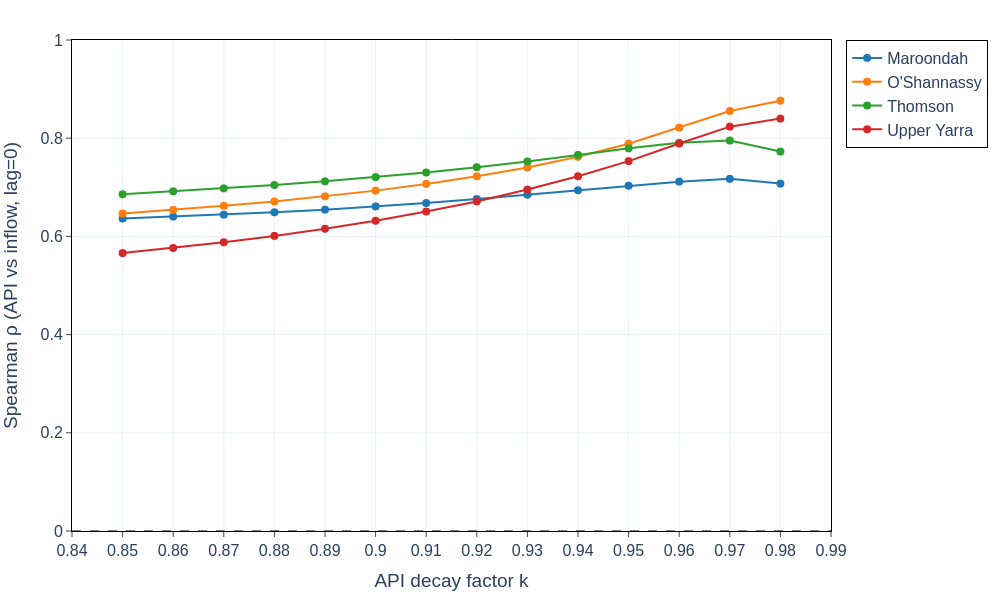

The Python source for this figure:
# filename: api_calibration_spearman.py
import pandas as pd
import numpy as np
import plotly.graph_objects as go
import plotly.io as pio
from scipy.stats import spearmanr

file_name = "MWC_raw_water_reservoirs_2015_2019.xlsx"

# Load relevant sheets
xls = pd.ExcelFile(file_name)
df_rainfall = pd.read_excel(xls, sheet_name="MajorCatchmentRainfal")
df_inflow = pd.read_excel(xls, sheet_name="MajorStorageStreamflow")

# Convert recorddate to datetime if not already
df_rainfall['recorddate'] = pd.to_datetime(df_rainfall['recorddate'])
df_inflow['recorddate'] = pd.to_datetime(df_inflow['recorddate'])

# Rename inflow column for convenience
df_inflow = df_inflow.rename(columns={"Streamflow into reservoir (ML/d)":"inflow_ML_d"})

# Define reservoirs with both rainfall and inflow data
rainfall_dams = set(df_rainfall['dam'].unique())
inflow_dams = set(df_inflow['dam'].unique())
common_dams = sorted(list(rainfall_dams.intersection(inflow_dams)))

# Define analysis full period
start_date = pd.Timestamp("2015-01-01")
end_date = pd.Timestamp("2019-12-31")

# Filter full period data and subset dams
df_rainfall = df_rainfall[(df_rainfall['recorddate'] >= start_date) & (df_rainfall['recorddate'] <= end_date) & (df_rainfall['dam'].isin(common_dams))]
df_inflow = df_inflow[(df_inflow['recorddate'] >= start_date) & (df_inflow['recorddate'] <= end_date) & (df_inflow['dam'].isin(common_dams))]

# Pivot rainfall and inflow to wide format to align date/dam
pivot_rainfall = df_rainfall.pivot(index='recorddate', columns='dam', values='rainfall_mm')
pivot_inflow = df_inflow.pivot(index='recorddate', columns='dam', values='inflow_ML_d')

# Fill missing rainfall within date range with 0 for each dam
pivot_rainfall = pivot_rainfall.reindex(pd.date_range(start_date, end_date, freq='D'))
pivot_rainfall = pivot_rainfall.fillna(0)

results = []
k_values = np.round(np.arange(0.85, 0.981, 0.01), 3)  # k from 0.85 to 0.98 inclusive, step 0.01

for dam in common_dams:
    rain_series = pivot_rainfall[dam]
    inflow_series = pivot_inflow[dam]
    
    # Align inflow series index to rainfall index, drop missing inflow after reindexing
    # Reindex inflow to full date range as well (missing means no inflow data)
    inflow_series = inflow_series.reindex(rain_series.index)
    
    # Initialize API array
    api_series = pd.Series(index=rain_series.index, dtype=float)
    
    for k in k_values:
        # Compute API recursively: API_t = P_t + k * API_{t-1}
        api_vals = np.zeros(len(rain_series))
        # Initialize first API value at day 0 as rainfall day 0
        if len(rain_series) == 0:
            results.append({'dam': dam, 'k': k, 'spearman_rho': np.nan, 'n_pairs': 0})
            continue
        api_vals[0] = rain_series.iat[0]
        for t in range(1, len(rain_series)):
            api_vals[t] = rain_series.iat[t] + k * api_vals[t-1]
        
        api_series.loc[rain_series.index] = api_vals
        
        # Create DataFrame and drop missing inflow or API if any (API has no NaNs here)
        combined = pd.DataFrame({'API': api_series, 'inflow': inflow_series}).dropna()
        n_pairs = combined.shape[0]
        if n_pairs == 0:
            rho = np.nan
        else:
            rho, _ = spearmanr(combined['API'], combined['inflow'])
        results.append({'dam': dam, 'k': k, 'spearman_rho': rho, 'n_pairs': n_pairs})

# Assemble results DataFrame
df_results = pd.DataFrame(results)

# Plot
fig = go.Figure()

colors = ['#1f77b4', '#ff7f0e', '#2ca02c', '#d62728']  # Distinct default plotly colors, 4 reservoirs
color_map = dict(zip(common_dams, colors))

for dam in common_dams:
    df_dam = df_results[df_results['dam'] == dam]
    fig.add_trace(go.Scatter(
        x=df_dam['k'],
        y=df_dam['spearman_rho'],
        mode='lines+markers',
        name=dam,
        line=dict(color=color_map[dam]),
        marker=dict(size=8)
    ))

# Add horizontal zero line
fig.add_hline(y=0, line=dict(color='black', width=1, dash='dash'))

# Update layout
fig.update_layout(
    xaxis=dict(
        title='API decay factor k',
        dtick=0.01,
        range=[0.84,0.99],
        showgrid=True,
        zeroline=False,
        linecolor='black',
        ticks='outside',
        mirror=True,
    ),
    yaxis=dict(
        title='Spearman ρ (API vs inflow, lag=0)',
        range=[0,1],  # Modified to 0 to 1 as requested
        showgrid=True,
        zeroline=False,
        linecolor='black',
        ticks='outside',
        mirror=True,
    ),
    legend=dict(
        bordercolor='black',
        borderwidth=1,
    ),
    template='plotly_white',
    font=dict(size=16),
    margin=dict(t=40,b=40,l=60,r=40),
    hovermode='x unified'
)

# Save outputs
base_name = "api_calibration_spearman"
csv_filename = f"{base_name}.csv"
html_filename = f"{base_name}.html"
png_filename = f"{base_name}.png"
py_filename = f"{base_name}.py"

df_results.to_csv(csv_filename, index=False)

pio.write_html(fig, file=html_filename, include_plotlyjs='cdn', full_html=True, config={'displayModeBar': True})
fig.write_image(png_filename, width=1000, height=600, scale=1, engine='kaleido')

print(py_filename)
print(csv_filename)
print(html_filename)
print(png_filename)
